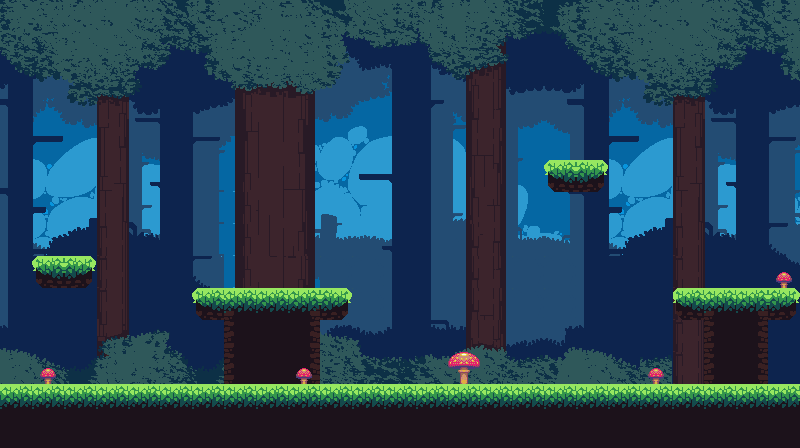

Rendered tile map (Tiled .tmx) drawn with the repository's tilesets; below, a short description and the full map source, tile grids included:
An orthogonal 25x14 tile map with 32x32 px tiles, 4 tile layers (Collisions, Background, Dirt, accessories), 14 tilesets.

<map version="1.9" tiledversion="1.9.2" orientation="orthogonal" renderorder="right-down" width="25" height="14" tilewidth="32" tileheight="32" infinite="0" nextlayerid="5" nextobjectid="1">
 <tileset firstgid="1" source="../tiles/ForestTileset.tsx" />
 <tileset firstgid="64" source="../tiles/grey-tile.tsx" />
 <tileset firstgid="65" source="../tiles/blue-wood-tile.tsx" />
 <tileset firstgid="66" source="../tiles/ForestBackground.tsx" />
 <tileset firstgid="246" source="../tiles/half-wood.tsx" />
 <tileset firstgid="247" source="../tiles/blue-bush.tsx" />
 <tileset firstgid="248" source="../tiles/top-right-blue-bush.tsx" />
 <tileset firstgid="249" source="../tiles/rounded-left-edge.tsx" />
 <tileset firstgid="250" source="../tiles/rounded-left-dark-bg.tsx" />
 <tileset firstgid="251" source="../tiles/rounded-right-medium.tsx" />
 <tileset firstgid="252" source="../tiles/rounded-right-tree.tsx" />
 <tileset firstgid="253" source="../tiles/rounded-left-brown.tsx" />
 <tileset firstgid="254" source="../tiles/mushrooms.tsx" />
 <tileset firstgid="256" source="../../LevelTwo/tiles/Tileset.tsx" />
 <layer id="3" name="Collisions" width="25" height="14">
  <data encoding="csv">
0,0,0,0,0,0,0,0,0,0,0,0,0,0,0,0,0,0,0,0,0,0,0,0,0,
0,0,0,0,0,0,0,0,0,0,0,0,0,0,0,0,0,0,0,0,0,0,0,0,0,
0,0,0,0,0,0,0,0,0,0,0,0,0,0,0,0,0,0,0,0,0,0,0,0,0,
0,0,0,0,0,0,0,0,0,0,0,0,0,0,0,0,0,0,0,0,0,0,0,0,0,
0,0,0,0,0,0,0,0,0,0,0,0,0,0,0,0,0,0,0,0,0,0,0,0,0,
0,0,0,0,0,0,0,0,0,0,0,0,0,0,0,0,0,285,285,0,0,0,0,0,0,
0,0,0,0,0,0,0,0,0,0,0,0,0,0,0,0,0,0,0,0,0,0,0,0,0,
0,0,0,0,0,0,0,0,0,0,0,0,0,0,0,0,0,0,0,0,0,0,0,0,0,
0,3,3,0,0,0,0,0,0,0,0,0,0,0,0,0,0,0,0,0,0,0,0,0,0,
0,0,0,0,0,0,3,3,3,3,3,0,0,0,0,0,0,0,0,0,0,3,3,3,3,
0,0,0,0,0,0,0,0,0,0,0,0,0,0,0,0,0,0,0,0,0,0,0,0,0,
0,0,0,0,0,0,0,0,0,0,0,0,0,0,0,0,0,0,0,0,0,0,0,0,0,
285,285,285,285,285,285,285,285,285,285,285,285,285,285,285,285,285,285,285,285,285,285,285,285,285,
285,285,285,285,285,285,285,285,285,285,285,285,285,285,285,285,285,285,285,285,285,285,285,285,285
</data>
 </layer>
 <layer id="2" name="Background" width="25" height="14">
  <data encoding="csv">
67,68,69,70,71,72,73,74,75,76,77,78,79,80,81,82,83,66,67,68,69,70,71,72,73,
85,86,87,88,89,90,91,92,93,94,95,96,97,98,99,100,101,84,85,86,87,88,89,90,91,
103,104,105,106,107,108,109,110,111,112,113,114,115,116,117,118,119,102,103,104,105,106,107,108,109,
121,122,123,124,125,126,127,128,129,130,131,132,133,134,135,136,137,120,121,122,123,124,125,126,127,
139,140,141,142,143,144,145,146,147,148,149,150,151,152,153,154,155,138,139,140,141,142,143,144,145,
157,158,159,160,161,162,163,164,165,166,167,168,169,170,171,172,173,156,157,158,159,160,161,162,163,
175,176,177,178,179,180,163,164,183,184,185,186,187,188,247,190,191,174,175,176,177,178,179,180,181,
193,194,195,196,197,198,163,164,201,202,203,204,205,170,246,208,209,192,193,194,195,196,197,198,199,
193,213,213,196,65,198,199,164,129,130,64,64,193,188,246,136,64,64,193,213,213,196,65,198,248,
193,213,213,196,65,162,217,218,147,130,0,64,193,188,246,154,64,64,193,213,213,196,65,198,198,
211,213,213,214,215,216,162,218,165,12,221,222,223,224,225,226,227,210,211,144,213,196,65,198,198,
229,230,231,232,233,234,231,164,183,208,239,240,241,242,243,244,245,228,229,230,245,196,65,198,198,
0,0,0,0,0,0,0,200,201,202,0,0,0,0,207,208,209,0,0,0,0,0,0,0,0,
0,0,0,0,0,0,0,0,0,0,0,0,0,0,0,0,0,0,0,0,0,0,0,0,0
</data>
 </layer>
 <layer id="1" name="Dirt" width="25" height="14">
  <data encoding="csv">
0,0,0,0,0,0,0,0,0,0,0,0,0,0,0,0,0,0,0,0,0,0,0,0,0,
0,0,0,0,0,0,0,0,0,0,0,0,0,0,0,0,0,0,0,0,0,0,0,0,0,
0,0,0,0,0,0,0,0,0,0,0,0,0,0,0,0,0,0,0,0,0,0,0,0,0,
0,0,0,0,0,0,0,0,0,0,0,0,0,0,0,0,0,0,0,0,0,0,0,0,0,
0,0,0,0,0,0,0,0,0,0,0,0,0,0,0,0,0,0,0,0,0,0,0,0,0,
0,0,0,0,0,0,0,0,0,0,0,0,0,0,0,0,0,249,252,0,0,0,0,0,0,
0,0,0,0,0,0,0,0,0,0,0,0,0,0,0,0,0,0,0,0,0,0,0,0,0,
0,0,0,0,0,0,0,0,0,0,0,0,0,0,0,0,0,0,0,0,0,0,0,0,0,
0,250,252,0,0,0,0,0,0,0,0,0,0,0,0,0,0,0,0,0,0,0,0,0,0,
0,0,0,0,0,0,250,1,2,3,251,0,0,0,0,0,0,0,0,0,0,253,1,3,252,
0,0,0,0,0,0,0,10,11,12,0,0,0,0,0,0,0,0,0,0,0,0,10,12,0,
0,0,0,0,0,0,0,10,11,12,0,0,0,0,0,0,0,0,0,0,0,0,10,12,0,
2,2,2,2,2,2,2,2,2,2,2,2,2,2,2,2,2,2,2,2,2,2,2,2,2,
11,11,11,11,11,11,11,11,11,11,11,11,11,11,11,11,11,11,11,11,11,11,11,11,11
</data>
 </layer>
 <layer id="4" name="accessories" width="25" height="14">
  <data encoding="csv">
0,0,0,0,0,0,0,0,0,0,0,0,0,0,0,0,0,0,0,0,0,0,0,0,0,
0,0,0,0,0,0,0,0,0,0,0,0,0,0,0,0,0,0,0,0,0,0,0,0,0,
0,0,0,0,0,0,0,0,0,0,0,0,0,0,0,0,0,0,0,0,0,0,0,0,0,
0,0,0,0,0,0,0,0,0,0,0,0,0,0,0,0,0,0,0,0,0,0,0,0,0,
0,0,0,0,0,0,0,0,0,0,0,0,0,0,0,0,0,0,0,0,0,0,0,0,0,
0,0,0,0,0,0,0,0,0,0,0,0,0,0,0,0,0,0,0,0,0,0,0,0,0,
0,0,0,0,0,0,0,0,0,0,0,0,0,0,0,0,0,0,0,0,0,0,0,0,0,
0,0,0,0,0,0,0,0,0,0,0,0,0,0,0,0,0,0,0,0,0,0,0,0,0,
0,0,0,0,0,0,0,0,0,0,0,0,0,0,0,0,0,0,0,0,0,0,0,0,254,
0,0,0,0,0,0,0,0,0,0,0,0,0,0,0,0,0,0,0,0,0,0,0,0,0,
0,0,0,0,0,0,0,0,0,0,0,0,0,0,0,0,0,0,0,0,0,0,0,0,0,
0,254,0,0,0,0,0,0,0,254,0,0,0,0,255,0,0,0,0,0,254,0,0,0,0,
0,0,0,0,0,0,0,0,0,0,0,0,0,0,0,0,0,0,0,0,0,0,0,0,0,
0,0,0,0,0,0,0,0,0,0,0,0,0,0,0,0,0,0,0,0,0,0,0,0,0
</data>
 </layer>
</map>
